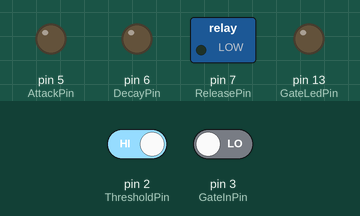
Recording of a sketch running on a simulated Arduino Uno, built with avr-gcc and run on an emulated ATmega328P. Parts: switched loads named in the sketch (green lamp = pin HIGH), output pins drawn as LEDs (lit = HIGH). Inputs (shaded band) come from the test bench; at power-on: pin 3 (GateInPin) LOW, pin 2 (ThresholdPin) HIGH.

Above: at 1.2 s.
1.3 s: pin 3 (GateInPin) driven HIGH
At 1.6 s:
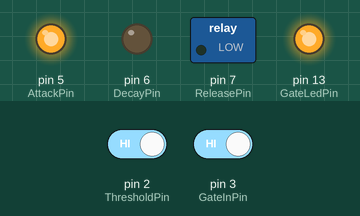
2.8 s: pin 3 (GateInPin) driven LOW
At 4.0 s:
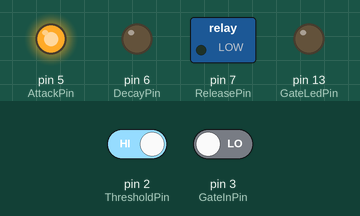
4.3 s: pin 2 (ThresholdPin) driven LOW
Timing chart, 0 to 7.3 s (numbered marks = the images above; inputs shaded):
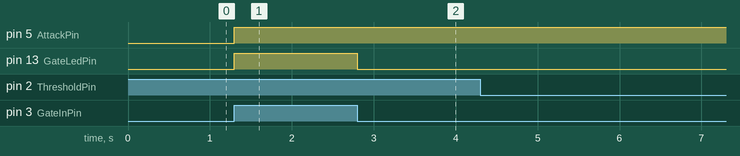

Measured:
- after the input at 1.3 s, pin 5 (AttackPin), pin 13 (GateLedPin): LOW → HIGH at once
- after the input at 2.8 s, pin 13 (GateLedPin): HIGH → LOW at once

The sketch:

ArEG_02.ino
```cpp
/*
 * ArEG
 *
 * 2022.01.11
 *
 */

#define TITLE_STR1  ("ArEG")
#define TITLE_STR2  ("20220111")

// Pin definition
const int ThresholdPin = 2; // INT0
const int GateInPin = 3;    // INT1

const int AttackPin = 5;
const int DecayPin = 6;
const int ReleasePin = 7;

const int GateLedPin = 13;

enum EG_STATE {
  ST_ATTACK,
  ST_DECAY,
  ST_RELEASE
};

volatile enum EG_STATE state = ST_RELEASE;
volatile bool isStateChanged = true;

void gateIn()
{
  bool isGateOn = digitalRead(GateInPin);

  if (isGateOn) {
    state = ST_ATTACK;
    isStateChanged = true;
    digitalWrite(GateLedPin, HIGH);
  }
  else {
    state = ST_RELEASE;
    isStateChanged = true;
    digitalWrite(GateLedPin, LOW);
  }
}

void threshold()
{
	state = ST_DECAY;
	isStateChanged = true;
}

void setup()
{
  pinMode(AttackPin, INPUT);	// Hi-Z
  pinMode(DecayPin, INPUT);		// Hi-Z
  pinMode(ReleasePin, INPUT);	// Hi-Z

  pinMode(GateLedPin, OUTPUT);

  attachInterrupt(digitalPinToInterrupt(GateInPin), gateIn, CHANGE);
  attachInterrupt(digitalPinToInterrupt(ThresholdPin), threshold, FALLING);
}

void loop()
{

  if (isStateChanged) {
    isStateChanged = false;
    switch (state) {
    case ST_ATTACK:
	  pinMode(DecayPin, INPUT);   // Hi-Z
	  pinMode(ReleasePin, INPUT); // Hi-Z
	  pinMode(AttackPin, OUTPUT);
	  digitalWrite(AttackPin, HIGH);
      break;
    case ST_DECAY:
	  pinMode(AttackPin, INPUT);  // Hi-Z
	  pinMode(DecayPin, OUTPUT);
	  digitalWrite(DecayPin, LOW);
      break;
    case ST_RELEASE:
	  pinMode(ReleasePin, OUTPUT);
      digitalWrite(ReleasePin, LOW);
      break;
    }
  }
}
```
